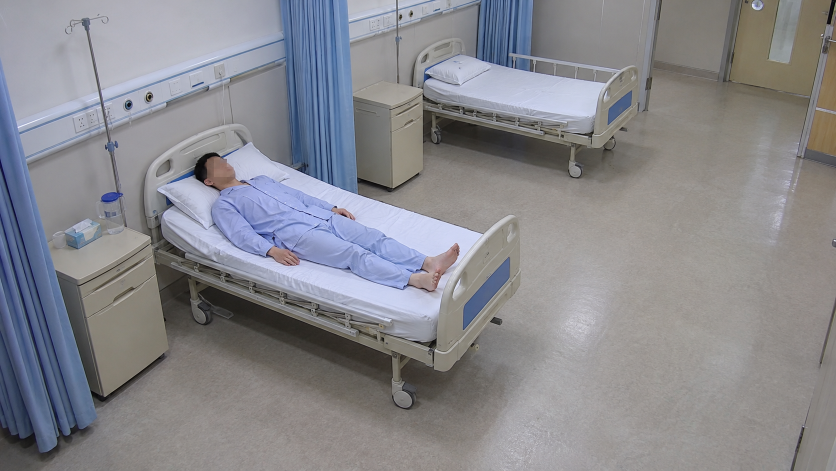
#> input picture hospitall-fall-detection/test_videos/synthetic_hospital_fall/frame_01_bed.png, 1672 x 941 px (shown at 1/2 size)
$ python make_raw_session_sheet.py --images ../../../hospitall-fall-detection/test_videos/synthetic_hospital_fall --output out.png
#> lines starting #> are read from the running program, lines starting #| are printed output that depends on the picture
#!/usr/bin/env python3
"""Create an evenly sampled contact sheet from a raw image directory."""

from __future__ import annotations

import argparse
from pathlib import Path

import cv2
import numpy as np


def main() -> int:
    parser = argparse.ArgumentParser()
    parser.add_argument("--images", type=Path, required=True)
    parser.add_argument("--output", type=Path, required=True)
    parser.add_argument("--count", type=int, default=60)
    args = parser.parse_args()
    paths = sorted(path for path in args.images.iterdir()
                   if path.suffix.lower() in {".jpg", ".jpeg", ".png"})
    if not paths:
        raise SystemExit("No images found")
    indices = np.linspace(0, len(paths) - 1, min(args.count, len(paths)), dtype=int)
    tiles = []
    for index in indices:
        path = paths[int(index)]
        image = cv2.imread(str(path))
#> image is the input picture: shape (941, 1672, 3); mean B, G, R 141, 135.8, 135.8
        if image is None:
            continue
        tile = cv2.resize(image, (384, 216), interpolation=cv2.INTER_AREA)
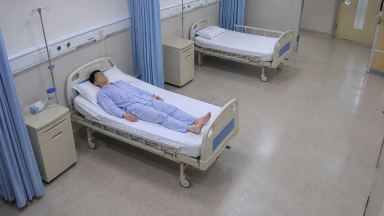
#> tile: shape (216, 384, 3); mean B, G, R 141, 135.8, 135.8
        cv2.rectangle(tile, (0, 0), (384, 27), (0, 0, 0), -1)
        cv2.putText(tile, f"{index:04d} {path.stem[-24:]}", (5, 19),
                    cv2.FONT_HERSHEY_SIMPLEX, 0.45, (0, 255, 255), 1, cv2.LINE_AA)
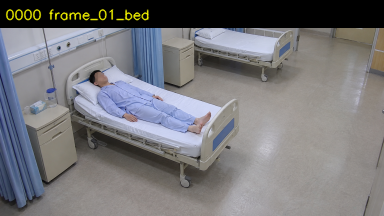
#> tile: shape (216, 384, 3); mean B, G, R 121.5, 118.6, 119
        tiles.append(tile)
#> pass 2 of the loop in main, `for index in indices:`:
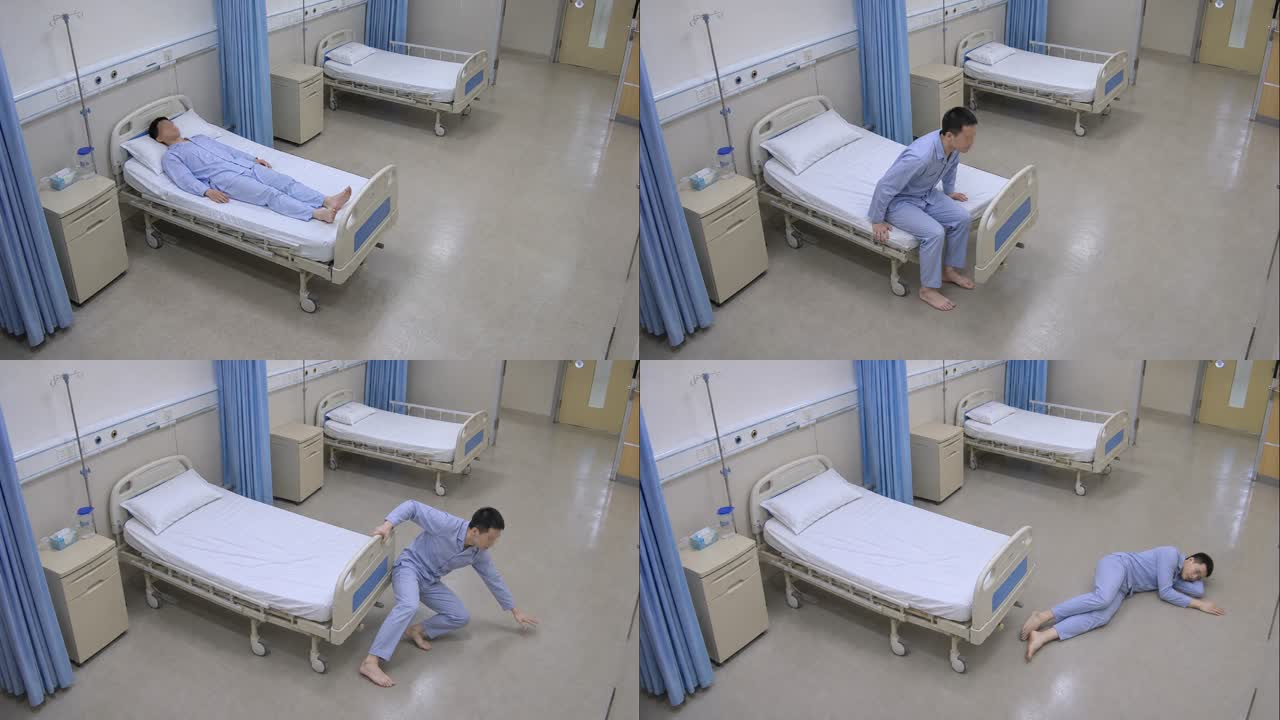
#> input picture hospitall-fall-detection/test_videos/synthetic_hospital_fall/synthetic_hospital_contact_sheet.jpg, 1280 x 720 px
#> in main, image is the input picture: shape (720, 1280, 3); mean B, G, R 144.1, 138.9, 139.2
#> in main, `cv2.putText(tile, f"{index:04d} {path.stem[-24:]}", (5, 19), cv2.FONT_..`:
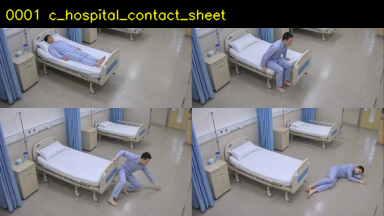
#> tile: shape (216, 384, 3); mean B, G, R 124.4, 122, 122.6
    columns = 5
    blank = np.zeros_like(tiles[0])
    rows = []
    for start in range(0, len(tiles), columns):
        row = tiles[start:start + columns]
        row.extend([blank] * (columns - len(row)))
        rows.append(np.hstack(row))
#> this loop made 1 pass
#> after the loop, rows = 1 item
    args.output.parent.mkdir(parents=True, exist_ok=True)
    cv2.imwrite(str(args.output), np.vstack(rows), [cv2.IMWRITE_JPEG_QUALITY, 94])
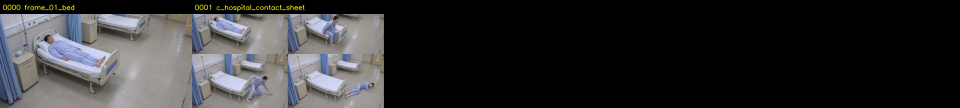
#> saved as out.png: shape (216, 1920, 3) (shown at 1/2 size); mean B, G, R 49.2, 48.1, 48.3
    print(f"images={len(paths)} sampled={len(tiles)} output={args.output}")
#| images=2 sampled=2 output=out.png
    return 0


if __name__ == "__main__":
    raise SystemExit(main())
#> (the program exits here)
